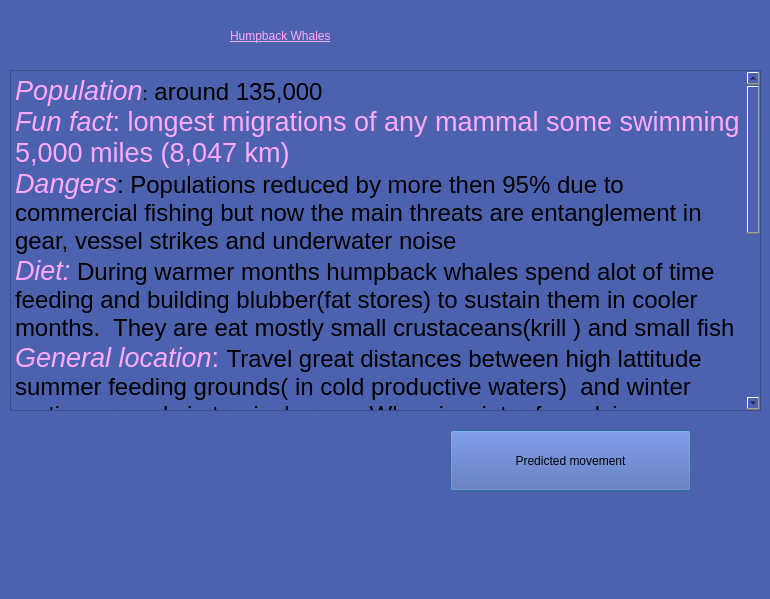
<?xml version="1.0" encoding="UTF-8"?>
<ui version="4.0">
 <class>Dialog</class>
 <widget class="QDialog" name="Dialog">
  <property name="geometry">
   <rect>
    <x>0</x>
    <y>0</y>
    <width>770</width>
    <height>599</height>
   </rect>
  </property>
  <property name="windowTitle">
   <string>Information</string>
  </property>
  <property name="styleSheet">
   <string notr="true">font: 18pt &quot;Palatino Linotype&quot;;
color: rgb(0, 0, 0);
background-color: rgb(77, 98, 175);</string>
  </property>
  <widget class="QLabel" name="title">
   <property name="geometry">
    <rect>
     <x>230</x>
     <y>20</y>
     <width>271</width>
     <height>31</height>
    </rect>
   </property>
   <property name="styleSheet">
    <string notr="true">
font: 24pt &quot;Palatino Linotype&quot;;
text-decoration: underline;
color: rgb(255, 170, 255);
</string>
   </property>
   <property name="text">
    <string>Humpback Whales</string>
   </property>
  </widget>
  <widget class="QTextBrowser" name="info_box">
   <property name="geometry">
    <rect>
     <x>10</x>
     <y>70</y>
     <width>751</width>
     <height>341</height>
    </rect>
   </property>
   <property name="styleSheet">
    <string notr="true"/>
   </property>
   <property name="html">
    <string>&lt;!DOCTYPE HTML PUBLIC &quot;-//W3C//DTD HTML 4.0//EN&quot; &quot;http://www.w3.org/TR/REC-html40/strict.dtd&quot;&gt;
&lt;html&gt;&lt;head&gt;&lt;meta name=&quot;qrichtext&quot; content=&quot;1&quot; /&gt;&lt;style type=&quot;text/css&quot;&gt;
p, li { white-space: pre-wrap; }
&lt;/style&gt;&lt;/head&gt;&lt;body style=&quot; font-family:'Palatino Linotype'; font-size:18pt; font-weight:400; font-style:normal;&quot;&gt;
&lt;p style=&quot; margin-top:0px; margin-bottom:0px; margin-left:0px; margin-right:0px; -qt-block-indent:0; text-indent:0px;&quot;&gt;&lt;span style=&quot; font-size:20pt; font-style:italic; color:#ffaaff;&quot;&gt;Population&lt;/span&gt;&lt;span style=&quot; font-size:14pt;&quot;&gt;:&lt;/span&gt; around 135,000&lt;/p&gt;
&lt;p style=&quot; margin-top:0px; margin-bottom:0px; margin-left:0px; margin-right:0px; -qt-block-indent:0; text-indent:0px;&quot;&gt;&lt;span style=&quot; font-size:20pt; font-style:italic; color:#ffaaff;&quot;&gt;Fun fact&lt;/span&gt;&lt;span style=&quot; font-size:20pt; color:#ffaaff;&quot;&gt;: longest migrations of any mammal some swimming 5,000 miles (8,047 km) &lt;/span&gt;&lt;/p&gt;
&lt;p style=&quot; margin-top:0px; margin-bottom:0px; margin-left:0px; margin-right:0px; -qt-block-indent:0; text-indent:0px;&quot;&gt;&lt;span style=&quot; font-size:20pt; font-style:italic; color:#ffaaff;&quot;&gt;Dangers&lt;/span&gt;: Populations reduced by more then 95% due to commercial fishing but now the main threats are entanglement in gear, vessel strikes and underwater noise&lt;/p&gt;
&lt;p style=&quot; margin-top:0px; margin-bottom:0px; margin-left:0px; margin-right:0px; -qt-block-indent:0; text-indent:0px;&quot;&gt;&lt;span style=&quot; font-size:20pt; font-style:italic; color:#ffaaff;&quot;&gt;Diet:&lt;/span&gt; During warmer months humpback whales spend alot of time feeding and building blubber(fat stores) to sustain them in cooler months.  They are eat mostly small crustaceans(krill ) and small fish&lt;span style=&quot; font-family:'Open Sans','sans-serif'; font-size:16px; color:#000000; background-color:#ffffff;&quot;&gt; &lt;/span&gt;&lt;span style=&quot; color:#ffaaff;&quot;&gt; &lt;/span&gt;&lt;/p&gt;
&lt;p style=&quot; margin-top:0px; margin-bottom:0px; margin-left:0px; margin-right:0px; -qt-block-indent:0; text-indent:0px;&quot;&gt;&lt;span style=&quot; font-size:20pt; font-style:italic; color:#ffaaff;&quot;&gt;General location&lt;/span&gt;&lt;span style=&quot; font-size:20pt; color:#ffaaff;&quot;&gt;: &lt;/span&gt;&lt;span style=&quot; color:#000000;&quot;&gt;Travel great distances between high lattitude summer feeding grounds( in cold productive waters)  and winter mating grounds in tropical areas. When in winter for calving season they prefer shallow, warm waters near offshore reef systems or shores.&lt;/span&gt;&lt;/p&gt;
&lt;p style=&quot; margin-top:0px; margin-bottom:0px; margin-left:0px; margin-right:0px; -qt-block-indent:0; text-indent:0px;&quot;&gt;&lt;span style=&quot; font-size:20pt; font-style:italic; color:#ffaaff;&quot;&gt;Role in ecosystem :&lt;/span&gt;&lt;span style=&quot; color:#000000;&quot;&gt;They are at the top of the ecosystem and play an important role have an important role in overall health of the marine environment.Each whale sequesters 30 tons of CO2 on aveage taking that carbon out of the atmosphere for centuries.&lt;/span&gt;&lt;/p&gt;
&lt;p style=&quot; margin-top:0px; margin-bottom:0px; margin-left:0px; margin-right:0px; -qt-block-indent:0; text-indent:0px;&quot;&gt;&lt;span style=&quot; font-size:20pt; font-style:italic; color:#ffaaff;&quot;&gt;Life span: &lt;/span&gt;&lt;span style=&quot; color:#000000;&quot;&gt; 80-90 years &lt;/span&gt;&lt;/p&gt;
&lt;p style=&quot; margin-top:0px; margin-bottom:0px; margin-left:0px; margin-right:0px; -qt-block-indent:0; text-indent:0px;&quot;&gt;&lt;span style=&quot; font-size:20pt; font-style:italic; color:#ffaaff;&quot;&gt;Description&lt;/span&gt;&lt;span style=&quot; color:#000000;&quot;&gt;: Bodies are primarily black but individuals have varying amount of white markings on their pectoral fins,bellies and tails They can grow up to 16 metres in length and have 30 broad ventral grooves on throat and chest.&lt;/span&gt;&lt;/p&gt;
&lt;p style=&quot; margin-top:0px; margin-bottom:0px; margin-left:0px; margin-right:0px; -qt-block-indent:0; text-indent:0px;&quot;&gt;&lt;a href=&quot;https://uk.whales.org/support/adopt/humpback/&quot;&gt;&lt;span style=&quot; text-decoration: underline; color:#0000ff;&quot;&gt;Adopt a humpback whale&lt;/span&gt;&lt;/a&gt;&lt;/p&gt;&lt;/body&gt;&lt;/html&gt;</string>
   </property>
  </widget>
  <widget class="QLabel" name="photo">
   <property name="geometry">
    <rect>
     <x>10</x>
     <y>420</y>
     <width>351</width>
     <height>181</height>
    </rect>
   </property>
   <property name="text">
    <string/>
   </property>
   <property name="pixmap">
    <pixmap>../hbw.png</pixmap>
   </property>
   <property name="scaledContents">
    <bool>true</bool>
   </property>
  </widget>
  <widget class="QPushButton" name="prediction">
   <property name="geometry">
    <rect>
     <x>450</x>
     <y>430</y>
     <width>241</width>
     <height>61</height>
    </rect>
   </property>
   <property name="text">
    <string>Predicted movement</string>
   </property>
  </widget>
 </widget>
 <resources/>
 <connections/>
</ui>
